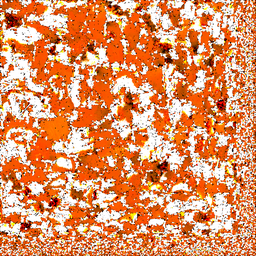
#> input picture examples/a cartoon fox/albedo.png, 256 x 256 px, shrunk from 2048 x 2048 before the run
$ python downsample_colors.py '../examples/a cartoon fox/albedo.png'
#> lines starting #> are read from the running program, lines starting #| are printed output that depends on the picture
#> in main, image is the input picture: PIL image 256x256 RGB; mean R, G, B 222.8, 145.7, 99.7
# This script takes the name of the ".png" file as a command-line argument, opens the file using the Python Imaging Library (PIL), downsamples the colors in the image to their nearest neighboring buckets (currently the minmax RGB values, AKA 0.0.255; 255.0.255; etc), and saves the source image to a new file called "original.png".

# TODO: Improve handling of certain colors that are perceived by the human eye as light/dark colors. These should be biased towards color but will currently get flipped to white or black. For example, if a pixel's RGB values are 10.120.10, the current implementation will downsample it to 0.0.0, but it makes much more sense to downsample it to 0.255.0, even though that's technically not the nearest "rounded" color.

import sys
from PIL import Image


# Downsample the colors in the image
def downsample_colors(image):
    # Create a blank image with the same size as the original image
    downsampled_image = Image.new('RGB', image.size)
#> downsampled_image: PIL image 256x256 RGB; every value is 0
    # Iterate over the pixels in the image
    for x in range(image.width):
        for y in range(image.height):
            # Get the RGB values for the pixel
            r, g, b = image.getpixel((x, y))
            # Set the pixel value in the downsampled image
            downsampled_image.putpixel((x, y), (downsample(r), downsample(g), downsample(b)))
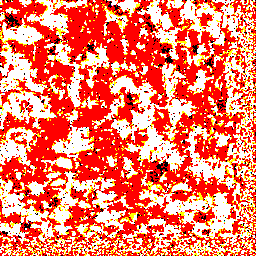
#> downsampled_image: PIL image 256x256 RGB; mean R, G, B 245.9, 123.6, 100.4
    return downsampled_image


def downsample(color):
    # Scale the value to the range [0, 1]
    color /= 255.0
    # Calculate the bucket index
    r_index = round(color)
    # Scale the index back to the range [0, 255]
    r_scaled = int(r_index * 255)
    return r_scaled


def main(filename):
    # Open the image file
    image = Image.open(filename)
    # Downsample the colors in the image
    downsampled_image = downsample_colors(image)
    # image.save('albedo_original.png')
    # Save the downsampled image to a new file
    downsampled_image.save(filename)


if __name__ == '__main__':
    if len(sys.argv) < 2:
        print('Usage: python downsample_colors.py /path/to/albedo.png')
        sys.exit(1)
    main(sys.argv[1])
